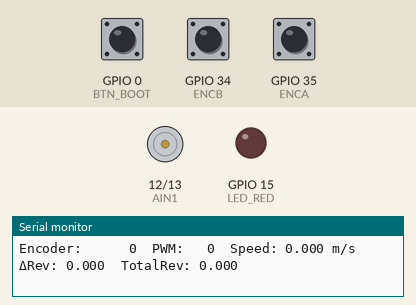
Recording of a sketch running on a simulated ESP32. Shown: motor-driver pin pairs drawn as motors (green arrow = first pin HIGH = forward, orange = second pin HIGH = backward, longer = more drive, scaled by the enable pin), output pins drawn as LEDs (lit = HIGH), the last lines printed to the serial monitor. Dashed ring = blinking. The inputs (shaded band) are chosen by the test bench; at power-on: GPIO 0 (BTN_BOOT) HIGH, GPIO 34 (ENCB) HIGH, GPIO 35 (ENCA) HIGH.

Above: at 1.7 s.
1.8 s: GPIO 0 (BTN_BOOT) pulled LOW for 0.15 s
At 2.2 s:
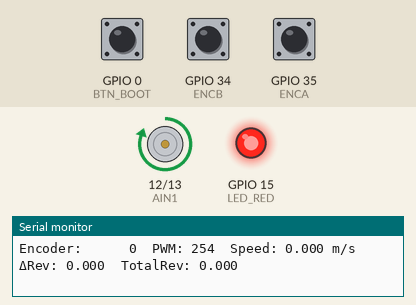
5.1 s: GPIO 0 (BTN_BOOT) pulled LOW for 1 s
At 5.9 s:
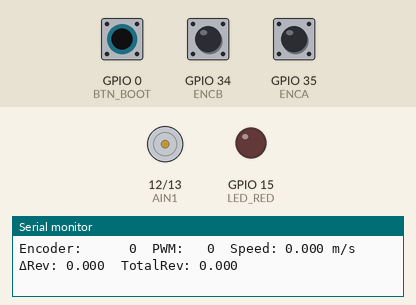
7.6 s: GPIO 0 (BTN_BOOT) pulled LOW for 3.2 s
At 8.8 s:
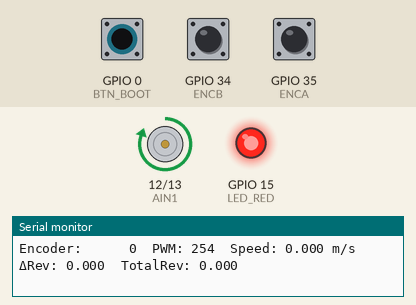
14.4 s: GPIO 0 (BTN_BOOT) pulsed LOW 5 times (0.12 s each, 0.3 s apart)
At 14.9 s:
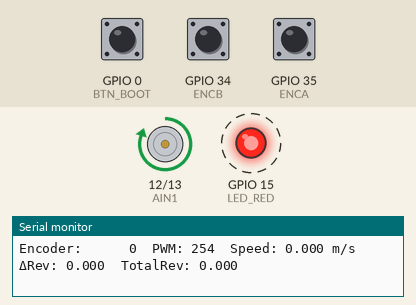
Timing chart, 0 to 17.4 s (numbered marks = the images above; inputs shaded):
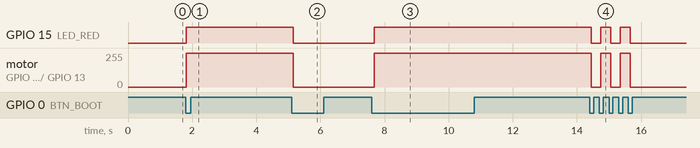

The sketch:

motor_testing.ino
```cpp
#include <Arduino.h>
#include <stdint.h>

// ================== system_config.h ==================
constexpr float Ts = 0.01;
constexpr float WHEEL_DIAMETER = 0.065;
constexpr float GEAR_RATIO = 10.0;
constexpr int PULSES_PER_REV = 11;
constexpr float QUAD_FACTOR = 4.0;
constexpr float COUNTS_PER_REV = PULSES_PER_REV * GEAR_RATIO * 2.714 * QUAD_FACTOR;

constexpr int16_t MAX_PWM = 255;
constexpr float MAX_SPEED = 1.0;
constexpr float SPEED_PER_PWM = MAX_SPEED / MAX_PWM;

constexpr int16_t PWM_NORMAL = static_cast<int16_t>(1.0 / SPEED_PER_PWM);
constexpr int16_t PWM_SLOW   = static_cast<int16_t>(0.3 / SPEED_PER_PWM);

// ================== pins.h ==================
#define AIN1    12
#define AIN2    13
#define PWMA    14
#define ENCA    35
#define ENCB    34
#define LED_RED 15
#define BTN_BOOT 0

volatile int32_t encoderCount = 0;
volatile int8_t lastEncoded = 0;

int16_t motorPWM = 0;
float speed = 0.0;
uint32_t lastSpeedCalcTime = 0;
int32_t lastEncoderCount = 0;

bool motorOn = false;
bool lastButtonState = HIGH;

float deltaWheelRev = 0.0;
float totalWheelRev = 0.0;

// ================== Encoder ISR ==================
void IRAM_ATTR encoderISR() {
  int8_t MSB = digitalRead(ENCA);
  int8_t LSB = digitalRead(ENCB);
  int8_t encoded = (MSB << 1) | LSB;
  int8_t sum = (lastEncoded << 2) | encoded;

  if (sum == 0b0001 || sum == 0b0111 || sum == 0b1110 || sum == 0b1000) encoderCount++;
  else if (sum == 0b0010 || sum == 0b1011 || sum == 0b1101 || sum == 0b0100) encoderCount--;

  lastEncoded = encoded;
}

// ================== Speed Calculation ==================
float calculateSpeed() {
  uint32_t currentTime = millis();
  float deltaTime = (currentTime - lastSpeedCalcTime) / 1000.0; // seconds
  if (deltaTime <= 0) return speed;

  int32_t deltaCount = encoderCount - lastEncoderCount;
  deltaWheelRev = deltaCount / COUNTS_PER_REV; // revolutions in this period
  totalWheelRev += deltaWheelRev;

  float distance = deltaWheelRev * (WHEEL_DIAMETER * 3.14159265);
  speed = distance / deltaTime;

  lastEncoderCount = encoderCount;
  lastSpeedCalcTime = currentTime;

  return speed;
}

// ================== Motor Control ==================
void setMotor(int16_t pwm) {
  if (pwm >= 0) {
    analogWrite(PWMA, pwm);
    digitalWrite(AIN1, HIGH);
    digitalWrite(AIN2, LOW);
  } else {
    analogWrite(PWMA, -pwm);
    digitalWrite(AIN1, LOW);
    digitalWrite(AIN2, HIGH);
  }
}

// ================== Setup ==================
void setup() {
  Serial.begin(115200);
  delay(500);
  Serial.println("===== Encoder & Motor Test =====");

  pinMode(AIN1, OUTPUT);
  pinMode(AIN2, OUTPUT);
  pinMode(PWMA, OUTPUT);
  pinMode(ENCA, INPUT_PULLUP);
  pinMode(ENCB, INPUT_PULLUP);
  pinMode(LED_RED, OUTPUT);
  pinMode(BTN_BOOT, INPUT_PULLUP);

  attachInterrupt(digitalPinToInterrupt(ENCA), encoderISR, CHANGE);
  attachInterrupt(digitalPinToInterrupt(ENCB), encoderISR, CHANGE);

  motorPWM = PWM_NORMAL;
  setMotor(0);
  lastSpeedCalcTime = millis();
  lastEncoderCount = encoderCount;
}

// ================== Loop ==================
void loop() {
  // Toggle motor with button
  bool buttonState = digitalRead(BTN_BOOT);
  if (buttonState == LOW && lastButtonState == HIGH) { // falling edge
    motorOn = !motorOn;
    digitalWrite(LED_RED, motorOn ? HIGH : LOW);
  }
  lastButtonState = buttonState;

  // Run motor
  setMotor(motorOn ? motorPWM : 0);

  // Update speed & wheel revolutions
  calculateSpeed();

  // Print telemetry
  Serial.printf("Encoder: %6ld  PWM: %3d  Speed: %.3f m/s  ΔRev: %.3f  TotalRev: %.3f\n",
                encoderCount, motorOn ? motorPWM : 0, speed, deltaWheelRev, totalWheelRev);

  delay(100);
}
```

Measured:
- after the input at 1.8 s, GPIO 15 (LED_RED): LOW → HIGH at once; motor on GPIO 12 (AIN1) / GPIO 13 (AIN2): stopped → forward 254/255 at once
- after the input at 5.1 s, GPIO 15 (LED_RED): HIGH → LOW after 0.05 s; motor on GPIO 12 (AIN1) / GPIO 13 (AIN2): forward 254/255 → stopped after 0.05 s
- after the input at 7.6 s, GPIO 15 (LED_RED): LOW → HIGH after 0.08 s; motor on GPIO 12 (AIN1) / GPIO 13 (AIN2): stopped → forward 254/255 after 0.08 s
- after the input at 14.4 s, GPIO 15 (LED_RED): alternates HIGH for 0.30 s and LOW for 0.30 s, 5 changes in all, then stays LOW, starting after 0.05 s; motor on GPIO 12 (AIN1) / GPIO 13 (AIN2): alternates forward 254/255 for 0.30 s and stopped for 0.30 s, 5 changes in all, then stays stopped, starting after 0.05 s
